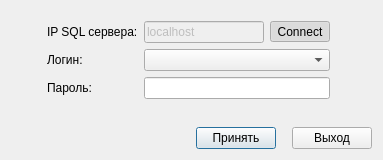
<?xml version="1.0" encoding="UTF-8"?>
<ui version="4.0">
 <class>DlgLoginClass</class>
 <widget class="QDialog" name="DlgLoginClass">
  <property name="geometry">
   <rect>
    <x>0</x>
    <y>0</y>
    <width>383</width>
    <height>160</height>
   </rect>
  </property>
  <property name="sizePolicy">
   <sizepolicy hsizetype="Fixed" vsizetype="Fixed">
    <horstretch>0</horstretch>
    <verstretch>0</verstretch>
   </sizepolicy>
  </property>
  <property name="minimumSize">
   <size>
    <width>383</width>
    <height>160</height>
   </size>
  </property>
  <property name="maximumSize">
   <size>
    <width>383</width>
    <height>160</height>
   </size>
  </property>
  <property name="font">
   <font>
    <pointsize>9</pointsize>
   </font>
  </property>
  <property name="windowTitle">
   <string>Логин</string>
  </property>
  <layout class="QGridLayout" name="gridLayout">
   <item row="1" column="1">
    <widget class="QLabel" name="lblHost">
     <property name="text">
      <string>IP SQL сервера:</string>
     </property>
    </widget>
   </item>
   <item row="1" column="0">
    <spacer name="horizontalSpacer">
     <property name="orientation">
      <enum>Qt::Horizontal</enum>
     </property>
     <property name="sizeType">
      <enum>QSizePolicy::Fixed</enum>
     </property>
     <property name="sizeHint" stdset="0">
      <size>
       <width>30</width>
       <height>20</height>
      </size>
     </property>
    </spacer>
   </item>
   <item row="1" column="4">
    <spacer name="horizontalSpacer_2">
     <property name="orientation">
      <enum>Qt::Horizontal</enum>
     </property>
     <property name="sizeType">
      <enum>QSizePolicy::Fixed</enum>
     </property>
     <property name="sizeHint" stdset="0">
      <size>
       <width>30</width>
       <height>20</height>
      </size>
     </property>
    </spacer>
   </item>
   <item row="2" column="1">
    <widget class="QLabel" name="lblUser">
     <property name="text">
      <string>Логин:</string>
     </property>
    </widget>
   </item>
   <item row="0" column="1">
    <spacer name="verticalSpacer">
     <property name="orientation">
      <enum>Qt::Vertical</enum>
     </property>
     <property name="sizeType">
      <enum>QSizePolicy::Fixed</enum>
     </property>
     <property name="sizeHint" stdset="0">
      <size>
       <width>20</width>
       <height>10</height>
      </size>
     </property>
    </spacer>
   </item>
   <item row="4" column="1">
    <spacer name="verticalSpacer_2">
     <property name="orientation">
      <enum>Qt::Vertical</enum>
     </property>
     <property name="sizeHint" stdset="0">
      <size>
       <width>20</width>
       <height>40</height>
      </size>
     </property>
    </spacer>
   </item>
   <item row="3" column="1">
    <widget class="QLabel" name="lblPassword">
     <property name="text">
      <string>Пароль:</string>
     </property>
    </widget>
   </item>
   <item row="3" column="2">
    <widget class="QLineEdit" name="edPassword">
     <property name="echoMode">
      <enum>QLineEdit::Password</enum>
     </property>
    </widget>
   </item>
   <item row="5" column="0" colspan="5">
    <layout class="QHBoxLayout" name="horizontalLayout">
     <item>
      <spacer name="horizontalSpacer_3">
       <property name="orientation">
        <enum>Qt::Horizontal</enum>
       </property>
       <property name="sizeHint" stdset="0">
        <size>
         <width>40</width>
         <height>20</height>
        </size>
       </property>
      </spacer>
     </item>
     <item>
      <widget class="QPushButton" name="btnApply">
       <property name="text">
        <string>Принять</string>
       </property>
      </widget>
     </item>
     <item>
      <spacer name="horizontalSpacer_4">
       <property name="orientation">
        <enum>Qt::Horizontal</enum>
       </property>
       <property name="sizeType">
        <enum>QSizePolicy::Fixed</enum>
       </property>
       <property name="sizeHint" stdset="0">
        <size>
         <width>10</width>
         <height>20</height>
        </size>
       </property>
      </spacer>
     </item>
     <item>
      <widget class="QPushButton" name="btnClose">
       <property name="text">
        <string>Выход</string>
       </property>
      </widget>
     </item>
    </layout>
   </item>
   <item row="2" column="2">
    <widget class="QComboBox" name="cbUser">
     <property name="font">
      <font>
       <pointsize>9</pointsize>
      </font>
     </property>
     <property name="editable">
      <bool>false</bool>
     </property>
    </widget>
   </item>
   <item row="1" column="2">
    <layout class="QHBoxLayout" name="horizontalLayout_3">
     <item>
      <widget class="QLineEdit" name="edHost">
       <property name="enabled">
        <bool>false</bool>
       </property>
       <property name="font">
        <font>
         <pointsize>9</pointsize>
        </font>
       </property>
       <property name="inputMask">
        <string/>
       </property>
       <property name="text">
        <string>localhost</string>
       </property>
      </widget>
     </item>
     <item>
      <widget class="QToolButton" name="btnConnect">
       <property name="font">
        <font>
         <pointsize>9</pointsize>
        </font>
       </property>
       <property name="text">
        <string>Connect</string>
       </property>
       <property name="checkable">
        <bool>true</bool>
       </property>
       <property name="checked">
        <bool>true</bool>
       </property>
      </widget>
     </item>
    </layout>
   </item>
  </layout>
 </widget>
 <resources>
  <include location="resources/rajournal.qrc"/>
 </resources>
 <connections>
  <connection>
   <sender>btnConnect</sender>
   <signal>toggled(bool)</signal>
   <receiver>cbUser</receiver>
   <slot>setEnabled(bool)</slot>
   <hints>
    <hint type="sourcelabel">
     <x>299</x>
     <y>37</y>
    </hint>
    <hint type="destinationlabel">
     <x>284</x>
     <y>60</y>
    </hint>
   </hints>
  </connection>
  <connection>
   <sender>btnConnect</sender>
   <signal>toggled(bool)</signal>
   <receiver>edPassword</receiver>
   <slot>setEnabled(bool)</slot>
   <hints>
    <hint type="sourcelabel">
     <x>305</x>
     <y>36</y>
    </hint>
    <hint type="destinationlabel">
     <x>313</x>
     <y>83</y>
    </hint>
   </hints>
  </connection>
  <connection>
   <sender>cbUser</sender>
   <signal>currentIndexChanged(int)</signal>
   <receiver>edPassword</receiver>
   <slot>clear()</slot>
   <hints>
    <hint type="sourcelabel">
     <x>224</x>
     <y>64</y>
    </hint>
    <hint type="destinationlabel">
     <x>226</x>
     <y>83</y>
    </hint>
   </hints>
  </connection>
 </connections>
</ui>
